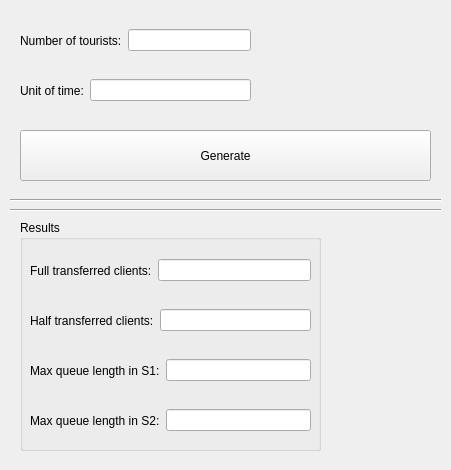
<?xml version="1.0" encoding="UTF-8"?>
<ui version="4.0">
 <class>Widget</class>
 <widget class="QWidget" name="Widget">
  <property name="geometry">
   <rect>
    <x>0</x>
    <y>0</y>
    <width>451</width>
    <height>470</height>
   </rect>
  </property>
  <property name="windowTitle">
   <string>Widget</string>
  </property>
  <widget class="QWidget" name="widget" native="true">
   <property name="geometry">
    <rect>
     <x>10</x>
     <y>10</y>
     <width>431</width>
     <height>451</height>
    </rect>
   </property>
   <widget class="Line" name="line">
    <property name="geometry">
     <rect>
      <x>0</x>
      <y>180</y>
      <width>441</width>
      <height>20</height>
     </rect>
    </property>
    <property name="orientation">
     <enum>Qt::Horizontal</enum>
    </property>
   </widget>
   <widget class="QGroupBox" name="groupBox_3">
    <property name="geometry">
     <rect>
      <x>10</x>
      <y>210</y>
      <width>301</width>
      <height>231</height>
     </rect>
    </property>
    <property name="title">
     <string>Results</string>
    </property>
    <widget class="QWidget" name="horizontalLayoutWidget_4">
     <property name="geometry">
      <rect>
       <x>10</x>
       <y>30</y>
       <width>281</width>
       <height>41</height>
      </rect>
     </property>
     <layout class="QHBoxLayout" name="horizontalLayout_4">
      <item>
       <widget class="QLabel" name="labelA_3">
        <property name="text">
         <string>Full transferred clients:</string>
        </property>
       </widget>
      </item>
      <item>
       <widget class="QLineEdit" name="lineFullTransf"/>
      </item>
     </layout>
    </widget>
    <widget class="QWidget" name="horizontalLayoutWidget_5">
     <property name="geometry">
      <rect>
       <x>10</x>
       <y>80</y>
       <width>281</width>
       <height>41</height>
      </rect>
     </property>
     <layout class="QHBoxLayout" name="horizontalLayout_5">
      <item>
       <widget class="QLabel" name="labelA_4">
        <property name="text">
         <string>Half transferred clients:</string>
        </property>
       </widget>
      </item>
      <item>
       <widget class="QLineEdit" name="lineHalfTransf"/>
      </item>
     </layout>
    </widget>
    <widget class="QWidget" name="horizontalLayoutWidget_6">
     <property name="geometry">
      <rect>
       <x>10</x>
       <y>130</y>
       <width>281</width>
       <height>41</height>
      </rect>
     </property>
     <layout class="QHBoxLayout" name="horizontalLayout_6">
      <item>
       <widget class="QLabel" name="labelA_5">
        <property name="text">
         <string>Max queue length in S1:</string>
        </property>
       </widget>
      </item>
      <item>
       <widget class="QLineEdit" name="lineMaxLen1"/>
      </item>
     </layout>
    </widget>
    <widget class="QWidget" name="horizontalLayoutWidget_7">
     <property name="geometry">
      <rect>
       <x>10</x>
       <y>180</y>
       <width>281</width>
       <height>41</height>
      </rect>
     </property>
     <layout class="QHBoxLayout" name="horizontalLayout_7">
      <item>
       <widget class="QLabel" name="labelA_6">
        <property name="text">
         <string>Max queue length in S2:</string>
        </property>
       </widget>
      </item>
      <item>
       <widget class="QLineEdit" name="lineMaxLen2"/>
      </item>
     </layout>
    </widget>
   </widget>
   <widget class="Line" name="line_2">
    <property name="geometry">
     <rect>
      <x>0</x>
      <y>190</y>
      <width>441</width>
      <height>20</height>
     </rect>
    </property>
    <property name="orientation">
     <enum>Qt::Horizontal</enum>
    </property>
   </widget>
   <widget class="QWidget" name="horizontalLayoutWidget_8">
    <property name="geometry">
     <rect>
      <x>10</x>
      <y>10</y>
      <width>231</width>
      <height>41</height>
     </rect>
    </property>
    <layout class="QHBoxLayout" name="horizontalLayout_8">
     <item>
      <widget class="QLabel" name="labelA_7">
       <property name="text">
        <string>Number of tourists:</string>
       </property>
      </widget>
     </item>
     <item>
      <widget class="QLineEdit" name="lineNumClients"/>
     </item>
    </layout>
   </widget>
   <widget class="QPushButton" name="pushButton">
    <property name="geometry">
     <rect>
      <x>10</x>
      <y>120</y>
      <width>411</width>
      <height>51</height>
     </rect>
    </property>
    <property name="text">
     <string>Generate</string>
    </property>
   </widget>
   <widget class="QWidget" name="horizontalLayoutWidget_9">
    <property name="geometry">
     <rect>
      <x>10</x>
      <y>60</y>
      <width>231</width>
      <height>41</height>
     </rect>
    </property>
    <layout class="QHBoxLayout" name="horizontalLayout_9">
     <item>
      <widget class="QLabel" name="labelA_8">
       <property name="text">
        <string>Unit of time:</string>
       </property>
      </widget>
     </item>
     <item>
      <widget class="QLineEdit" name="lineUnitTime"/>
     </item>
    </layout>
   </widget>
  </widget>
 </widget>
 <resources/>
 <connections/>
</ui>
